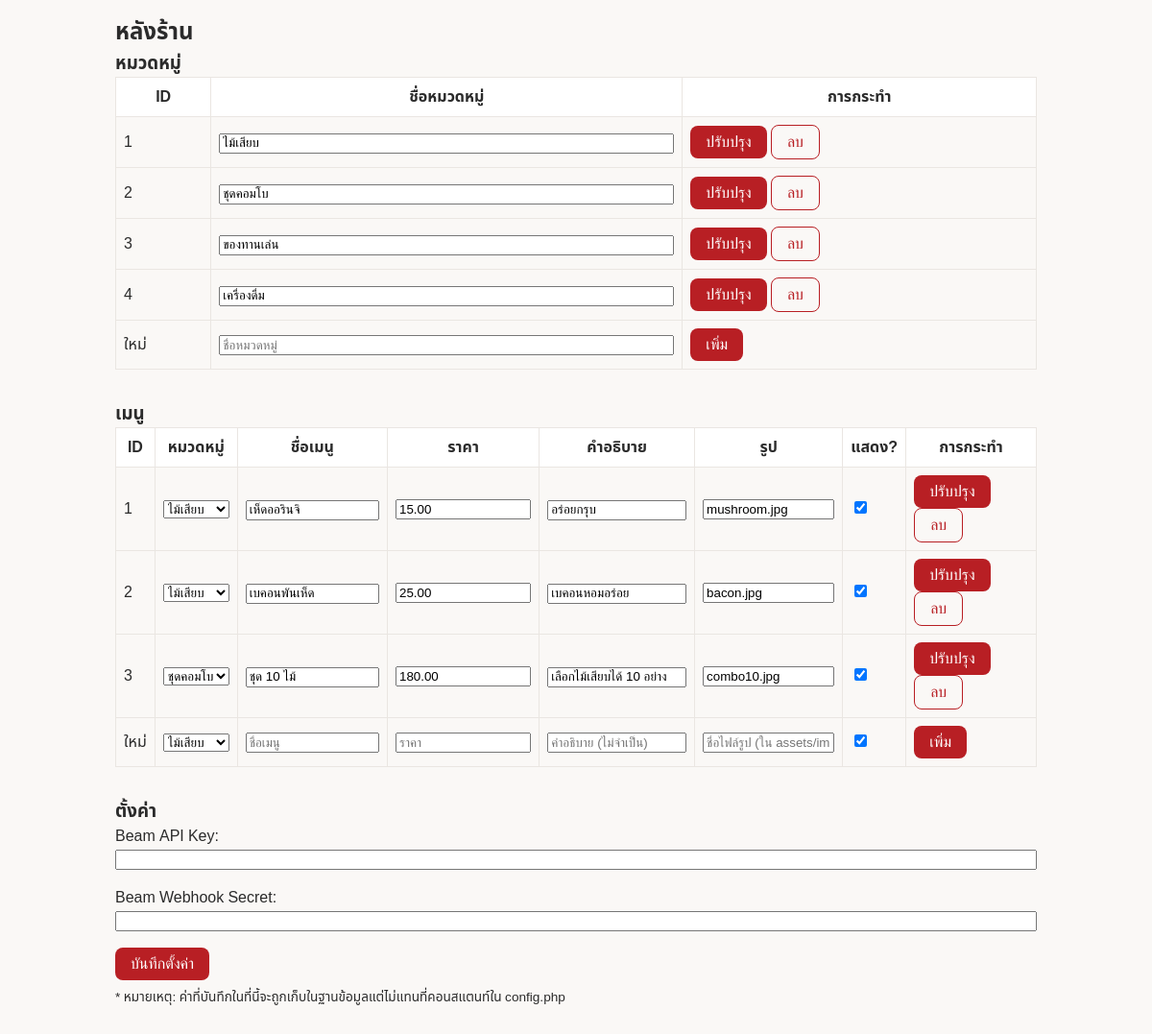
The app's page /admin.php with its own data.
### tables this page shows
CREATE TABLE IF NOT EXISTS `categories` (
  `id` INT UNSIGNED AUTO_INCREMENT PRIMARY KEY,
  `name` VARCHAR(100) NOT NULL
);

CREATE TABLE IF NOT EXISTS `menu_items` (
  `id` INT UNSIGNED AUTO_INCREMENT PRIMARY KEY,
  `category_id` INT UNSIGNED NOT NULL,
  `name` VARCHAR(100) NOT NULL,
  `description` TEXT,
  `price` DECIMAL(10,2) NOT NULL,
  `photo` VARCHAR(255) DEFAULT NULL,
  `is_active` TINYINT(1) DEFAULT 1,
  FOREIGN KEY (`category_id`) REFERENCES `categories`(`id`) ON DELETE CASCADE ON UPDATE CASCADE
);

### includes/functions.php (called while the page is built, shortened)
<?php
function getCategories(): array
{
    $pdo = getPDO();
    $stmt = $pdo->query('SELECT id, name FROM categories ORDER BY id');
    return $stmt->fetchAll(PDO::FETCH_ASSOC);
}
function getMenuItemsAll(): array
{
    $pdo = getPDO();
    $stmt = $pdo->query('SELECT m.id, m.category_id, c.name as category_name, m.name, m.description, m.price, m.photo, m.is_active
                          FROM menu_items m
                          JOIN categories c ON m.category_id = c.id
                          ORDER BY m.id');
    return $stmt->fetchAll(PDO::FETCH_ASSOC);
}
function getSettings(): array
{
    $pdo = getPDO();
    $stmt = $pdo->query('SELECT name, value FROM settings');
    $settings = [];
    return $settings;
}

### public/admin.php (the view, shortened to what this page needs)
<?php
require_once __DIR__ . '/../includes/functions.php';
$categories = getCategories();
$items = getMenuItemsAll();
$settings = getSettings();
?>
<!DOCTYPE html>
<html lang="th">
<head>
    <link rel="stylesheet" href="assets/css/styles.css">
</head>
<body>
    <div class="container">
        <h2>หลังร้าน</h2>
        <section>
            <h3>หมวดหมู่</h3>
            <table>
                <tr><th>ID</th><th>ชื่อหมวดหมู่</th><th>การกระทำ</th></tr>
                <?php foreach ($categories as $cat): ?>
                <tr>
                    <form method="post" onsubmit="return confirm('ยืนยัน?');">
                        <td><?= $cat['id'] ?></td>
                        <td><input type="text" name="name" value="<?= htmlspecialchars($cat['name'], ENT_QUOTES) ?>"></td>
                        <td>
                            <button type="submit" name="action" value="update_category" class="btn btn-primary">ปรับปรุง</button>
                            <button type="submit" name="action" value="delete_category" class="btn btn-outline" onclick="return confirm('ลบหมวดหมู่นี้?');">ลบ</button>
                        </td>
                    </form>
                </tr>
                <?php endforeach; ?>
                <tr>
                    <form method="post">
                        <td>ใหม่</td>
                        <td><input type="text" name="name" placeholder="ชื่อหมวดหมู่"></td>
                        <td><button type="submit" class="btn btn-primary">เพิ่ม</button></td>
                    </form>
                </tr>
            </table>
        </section>
        <section>
            <h3>เมนู</h3>
            <table>
                <tr><th>ID</th><th>หมวดหมู่</th><th>ชื่อเมนู</th><th>ราคา</th><th>คำอธิบาย</th><th>รูป</th><th>แสดง?</th><th>การกระทำ</th></tr>
                <?php foreach ($items as $item): ?>
                <tr>
                    <form method="post" onsubmit="return confirm('ยืนยัน?');">
                        <td><?= $item['id'] ?></td>
                        <td>
                            <select name="category_id">
                            <?php foreach ($categories as $c): ?>
                                <option value="<?= $c['id'] ?>" <?= $c['id'] == $item['category_id'] ? 'selected' : '' ?>><?= htmlspecialchars($c['name'], ENT_QUOTES) ?></option>
                            <?php endforeach; ?>
                            </select>
                        </td>
                        <td><input type="text" name="name" value="<?= htmlspecialchars($item['name'], ENT_QUOTES) ?>"></td>
                        <td><input type="number" step="0.01" name="price" value="<?= $item['price'] ?>"></td>
                        <td><input type="text" name="description" value="<?= htmlspecialchars($item['description'] ?? '', ENT_QUOTES) ?>"></td>
                        <td><input type="text" name="photo" value="<?= htmlspecialchars($item['photo'] ?? '', ENT_QUOTES) ?>"></td>
                        <td><input type="checkbox" name="is_active" value="1" <?= $item['is_active'] ? 'checked' : '' ?>></td>
                        <td>
                            <button type="submit" name="action" value="update_item" class="btn btn-primary">ปรับปรุง</button>
                            <button type="submit" name="action" value="delete_item" class="btn btn-outline" onclick="return confirm('ลบเมนูนี้?');">ลบ</button>
                        </td>
                    </form>
                </tr>
                <?php endforeach; ?>
                <tr>
                    <form method="post">
                        <td>ใหม่</td>
                        <td>
                            <select name="category_id">
                            <?php foreach ($categories as $c): ?>
                                <option value="<?= $c['id'] ?>"><?= htmlspecialchars($c['name'], ENT_QUOTES) ?></option>
                            <?php endforeach; ?>
                            </select>
                        </td>
                        <td><input type="text" name="name" placeholder="ชื่อเมนู"></td>
                        <td><input type="number" step="0.01" name="price" placeholder="ราคา"></td>
                        <td><input type="text" name="description" placeholder="คำอธิบาย (ไม่จำเป็น)"></td>
                        <td><input type="text" name="photo" placeholder="ชื่อไฟล์รูป (ใน assets/images)"></td>
                        <td><input type="checkbox" name="is_active" value="1" checked></td>
                        <td><button type="submit" class="btn btn-primary">เพิ่ม</button></td>
                    </form>
                </tr>
            </table>
        </section>
        <section>
            <h3>ตั้งค่า</h3>
            <form method="post">
                <div style="margin-bottom:1rem;">
                    <label>Beam API Key:</label><br>
                    <input type="text" name="beam_api_key" value="<?= htmlspecialchars($settings['BEAM_API_KEY'] ?? '', ENT_QUOTES) ?>" style="width:100%;">
                </div>
                <div style="margin-bottom:1rem;">
                    <label>Beam Webhook Secret:</label><br>
                    <input type="text" name="beam_webhook_secret" value="<?= htmlspecialchars($settings['BEAM_WEBHOOK_SECRET'] ?? '', ENT_QUOTES) ?>" style="width:100%;">
                </div>
                <button type="submit" class="btn btn-primary">บันทึกตั้งค่า</button>
            </form>
            <p style="font-size:0.85rem;margin-top:0.5rem;">* หมายเหตุ: ค่าที่บันทึกในที่นี้จะถูกเก็บในฐานข้อมูลแต่ไม่แทนที่คอนสแตนท์ใน config.php</p>
        </section>
    </div>
</body>
</html>

### public/assets/css/styles.css (style rules this page uses)
:root { --red: #B81F24; --red-dark: #9E1B20; --gold: #D4AF37; --bg: #FAF8F6; --card-bg: #FFFFFF; --line: #EAE6E2; --text: #2B2B2B; --text-muted: #6B6B6B; --radius: 8px; --shadow: 0 4px 12px rgba(0,0,0,0.05); --font-family: 'Noto Sans Thai', 'Sarabun', sans-serif; }
body { margin: 0; font-family: var(--font-family); background-color: var(--bg); color: var(--text); }
h1, h2, h3 { margin: 0; }
.container { max-width: 960px; margin: 0 auto; padding: 1rem; }
.btn { display: inline-block; padding: 0.5rem 1rem; border: none; border-radius: var(--radius); cursor: pointer; font-size: 1rem; transition: background 0.2s; }
.btn-primary { background: var(--red); color: #fff; }
.btn-outline { border: 1px solid var(--red); background: transparent; color: var(--red); }

### public/admin.php (style rules this page uses)
table { width: 100%; border-collapse: collapse; margin-bottom: 2rem; }
th, td { padding: 0.5rem; border: 1px solid var(--line); }
th { background: var(--card-bg); }
input[type="text"], input[type="number"], select { width: 100%; box-sizing: border-box; }

### records on screen
categories: id "1", name "ไม้เสียบ"
categories: id "2", name "ชุดคอมโบ"
categories: id "3", name "ของทานเล่น"
categories: id "4", name "เครื่องดื่ม"
menu_items: id "1", category_id "ไม้เสียบ", name "เห็ดออรินจิ", price "15.00", description "อร่อยกรุบ", photo "mushroom.jpg", is_active "☑"
menu_items: id "2", category_id "ไม้เสียบ", name "เบคอนพันเห็ด", price "25.00", description "เบคอนหอมอร่อย", photo "bacon.jpg", is_active "☑"
menu_items: id "3", category_id "ชุดคอมโบ", name "ชุด 10 ไม้", price "180.00", description "เลือกไม้เสียบได้ 10 อย่าง", photo "combo10.jpg", is_active "☑"

### other values on screen
form field category_id "ไม้เสียบ"
